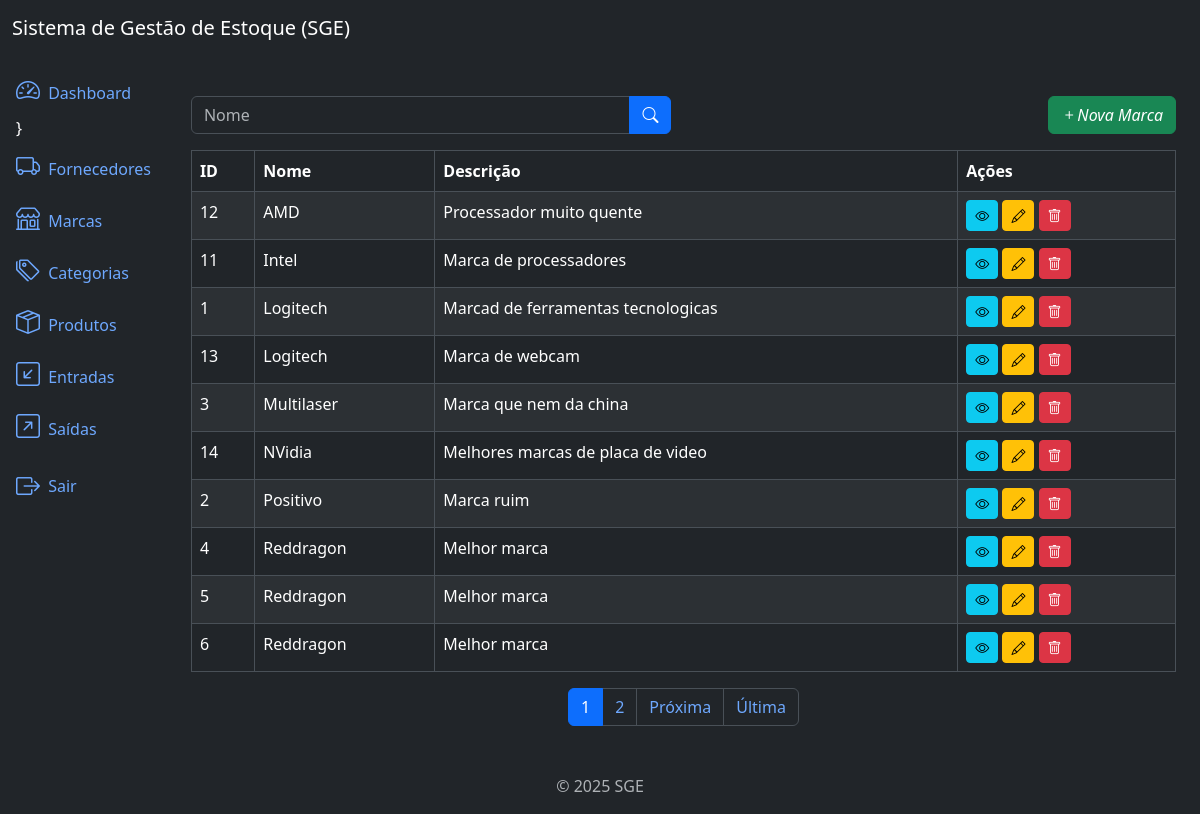
/brands/list/ (signed in), run on an earlier commit of the app's database.
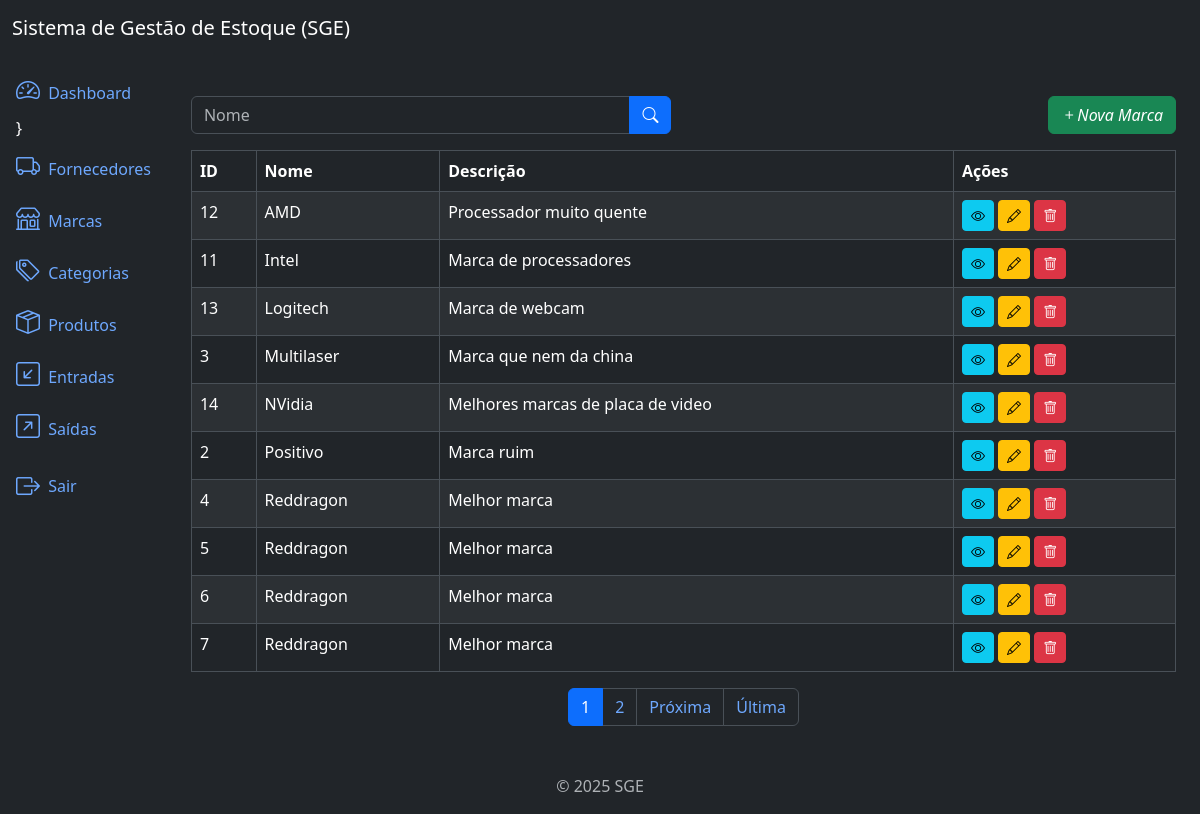
And on a later commit of the database.
### brands/models.py (models this page shows, shortened)
class Brand(models.Model):
    name = models.CharField(max_length=500)
    description = models.TextField(null=True, blank=True)
    created_at = models.DateTimeField(auto_now_add=True)
    updated_at = models.DateTimeField(auto_now=True)
    class Meta:
        verbose_name = 'Brand'
        verbose_name_plural = 'Brands'
        ordering = ['name']

### brands/views.py (the view)
# urls.py: path('brands/list/', BrandListView.as_view(), name='brand_list'),
class BrandListView(LoginRequiredMixin, PermissionRequiredMixin, ListView):
    model = Brand
    template_name = 'brand_list.html'
    context_object_name = 'brands'
    paginate_by = 10
    permission_required = 'brands.view_brand' #Nome da app, da ação e model
    def get_queryset(self):
        queryset = super().get_queryset()
        name = self.request.GET.get('name')
        if name:
            queryset = queryset.filter(name__icontains=name)
        return queryset

### brands/templates/brand_list.html (shortened to what this page needs)
{% extends 'base.html' %}
{% block content %}
    <div class="row mb-3">
        <div class="col-md-6">
            <form method="get" action="{% url 'brand_list' %}">
                <div class="input-group">
                  <input type="text" class="form-control" name="name" placeholder="Nome" value="{{ request.GET.name }}">
                  <button type="submit" class="btn btn-primary">
                    <i class="bi bi-search"></i>
                  </button>
                </div>
            </form>
        </div>
        {% if perms.brands.add_brand %}
        <div class="col-md-6">
            <a href="{% url 'brand_create' %}" class="btn btn-success float-end">
                <i class="bi bi-plus">Nova Marca</i>
            </a>
        </div>
        {% endif %}
    </div>
    <div class="table-responsive">
        <table class="table table-striped table-bordered">
            <thead class="thead-dark">
                <tr>
                    <th>ID</th>
                    <th>Nome</th>
                    <th>Descrição</th>
                    <th>Ações</th>
                </tr>
            </thead>
            <tbody>
                {% for brand in brands %}
                <tr>
                    <td>{{ brand.id }}</td>
                    <td>{{ brand.name }}</td>
                    <td>{{ brand.description }}</td>
                    <td>
                        {% if perms.brands.view_brand %}
                            <a href="{% url 'brand_detail' brand.id %}" class="btn btn-info btn-sm">
                                <i class="bi bi-eye"></i>
                            </a>
                        {% endif %}
                        {% if perms.brands.change_brand %}
                            <a href="{% url 'brand_update' brand.id %}" class="btn btn-warning btn-sm">
                                <i class="bi bi-pencil"></i>
                            </a>
                            {% endif %}
                        {% if perms.brands.delete_brand %}
                            <a href="{% url 'brand_delete' brand.id %}" class="btn btn-danger btn-sm">
                                <i class="bi bi-trash"></i>
                            </a>
                        {% endif %}
                    </td>
                </tr>
                {% endfor %}
            </tbody>
        </table>
    </div>
{% include 'components/_pagination.html' %}
{% endblock %}

What changed in the data, as far as the page shows it:
removed Brand: id "1", name "Logitech", description "Marcad de ferramentas tecnologicas"
now on this page (row unchanged): Brand: id "7", name "Reddragon", description "Melhor marca"
